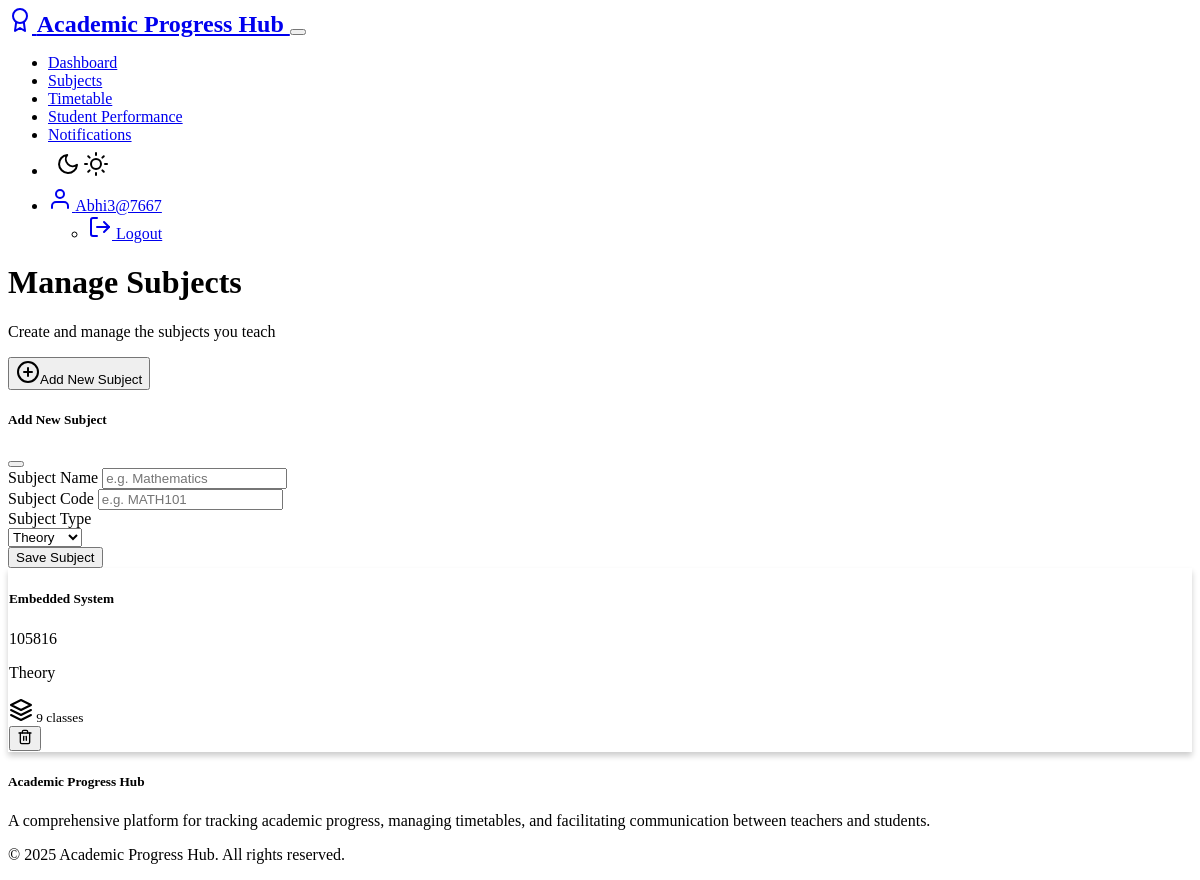
/teacher/subjects (signed in), run on an earlier commit of the app's database.
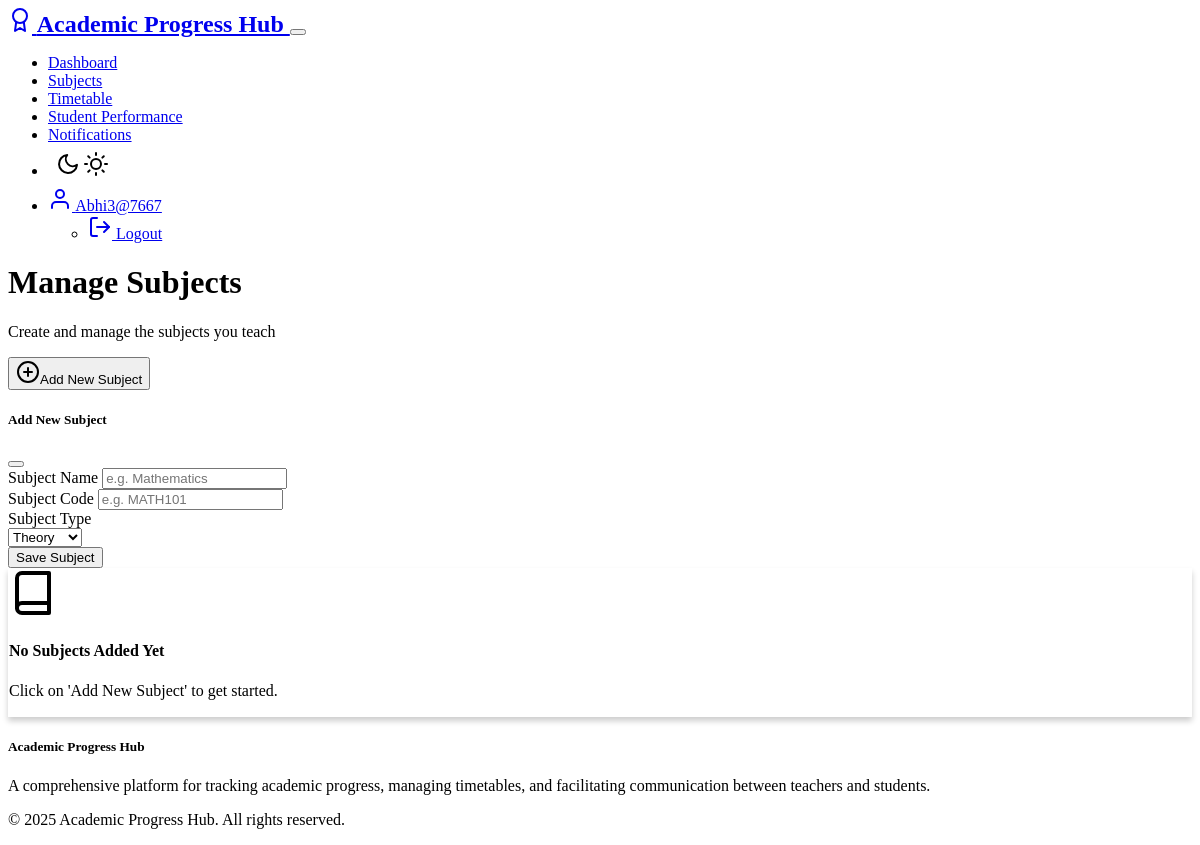
And on a later commit of the database.
### models.py (models this page shows, shortened)
class Subject(db.Model):
    __tablename__ = 'subjects'
    id = db.Column(db.Integer, primary_key=True)
    name = db.Column(db.String(100), nullable=False)
    code = db.Column(db.String(20), nullable=False, unique=True)
    type = db.Column(db.String(20), nullable=False, default='Theory')
    teacher_id = db.Column(db.Integer, db.ForeignKey('teachers.id'), nullable=False)
    timetables = db.relationship('Timetable', backref='subject', cascade='all, delete-orphan')
    performances = db.relationship('Performance', backref='subject', cascade='all, delete-orphan')

### routes/teacher_routes.py (the view)
    def decorated_function(*args, **kwargs):
        if not current_user.is_authenticated or current_user.role != 'teacher':
            flash('Access denied: Teacher permissions required.', 'danger')
            return redirect(url_for('auth.login'))
        return f(*args, **kwargs)

### forms.py
class SubjectForm(FlaskForm):
    name = StringField('Subject Name', validators=[DataRequired()])
    code = StringField('Subject Code', validators=[DataRequired()])
    type = SelectField('Subject Type', choices=[('Theory', 'Theory'), ('Practical', 'Practical')], validators=[DataRequired()])
    submit = SubmitField('Save Subject')

### app.py (called while the page is built)
@login_manager.user_loader
def load_user(user_id):
    from models import User
    return User.query.get(int(user_id))

### routes/teacher_routes.py (called while the page is built)
def teacher_required(f):
    def decorated_function(*args, **kwargs):
        if not current_user.is_authenticated or current_user.role != 'teacher':
            flash('Access denied: Teacher permissions required.', 'danger')
            return redirect(url_for('auth.login'))
        return f(*args, **kwargs)
    decorated_function.__name__ = f.__name__
    return login_required(decorated_function)

### templates/teacher/subjects.html (shortened to what this page needs)
{% extends 'layout.html' %}
{% block content %}
<div class="row mb-4 align-items-center">
    <div class="col">
        <h1 class="mb-0">Manage Subjects</h1>
        <p class="text-muted">Create and manage the subjects you teach</p>
    </div>
    <div class="col-auto">
        <button type="button" class="btn btn-primary" data-bs-toggle="modal" data-bs-target="#newSubjectModal">
            <span data-feather="plus-circle" class="me-2"></span>Add New Subject
        </button>
    </div>
</div>
<div class="modal fade" id="newSubjectModal" tabindex="-1" aria-labelledby="newSubjectModalLabel" aria-hidden="true">
    <div class="modal-dialog">
        <div class="modal-content">
            <div class="modal-header">
                <h5 class="modal-title" id="newSubjectModalLabel">Add New Subject</h5>
                <button type="button" class="btn-close" data-bs-dismiss="modal" aria-label="Close"></button>
            </div>
            <div class="modal-body">
                <form method="POST" action="{{ url_for('teacher.subjects') }}">
                    <div class="mb-3">
                        {{ form.name.label(class="form-label") }}
                        {{ form.name(class="form-control", placeholder="e.g. Mathematics") }}
                    </div>
                    <div class="mb-3">
                        {{ form.code.label(class="form-label") }}
                        {{ form.code(class="form-control", placeholder="e.g. MATH101") }}
                    </div>
                    <div class="mb-3">
                        {{ form.type.label(class="form-label") }}
                        <div>
                            {{ form.type(class="form-select") }}
                        </div>
                    </div>
                    <div class="d-grid">
                        {{ form.submit(class="btn btn-primary") }}
                    </div>
                </form>
            </div>
        </div>
    </div>
</div>
{% if subjects %}
    <div class="row g-4">
        {% for subject in subjects %}
            <div class="col-md-6 col-lg-4">
                <div class="card h-100">
                    <div class="card-body">
                        <div class="d-flex justify-content-between align-items-center mb-2">
                            <h5 class="card-title mb-0">{{ subject.name }}</h5>
                            <span class="badge bg-secondary">{{ subject.code }}</span>
                        </div>
                        <p class="text-muted mb-2">{{ subject.type }}</p>
                        <div class="d-flex justify-content-between mt-3">
                            <small class="text-muted">
                                <span data-feather="layers" class="me-1"></span>
                                {{ subject.timetables|length }} classes
                            </small>
                            <form method="POST" action="{{ url_for('teacher.delete_subject', subject_id=subject.id) }}" onsubmit="return confirm('Are you sure you want to delete this subject? This will also delete all related timetables and performance records.');">
                                <button type="submit" class="btn btn-sm btn-outline-danger">
                                    <span data-feather="trash-2" style="width: 16px; height: 16px;"></span>
                                </button>
                            </form>
                        </div>
                    </div>
                </div>
            </div>
        {% endfor %}
    </div>
{% else %}
    <div class="card">
        <div class="card-body text-center py-5">
            <span data-feather="book" style="width: 48px; height: 48px;" class="text-muted mb-3"></span>
            <h4>No Subjects Added Yet</h4>
            <p class="text-muted">Click on 'Add New Subject' to get started.</p>
        </div>
    </div>
{% endif %}
{% endblock %}

What changed in the data, as far as the page shows it:
removed Subject: name "Embedded System", code "105816", type "Theory", timetables|length "9"
Also different on the page:
text now shown: "No Subjects Added Yet Click on 'Add New Subject' to get started."
